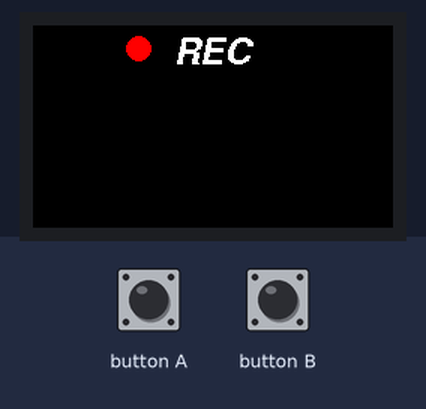
The sketch below on a simulated ESP32. On the bench: 240×135 colour display. Inputs (shaded band) come from the test bench.

Above: at 1.3 s.
1.4 s: button A pressed for 0.15 s
At 1.59 s:
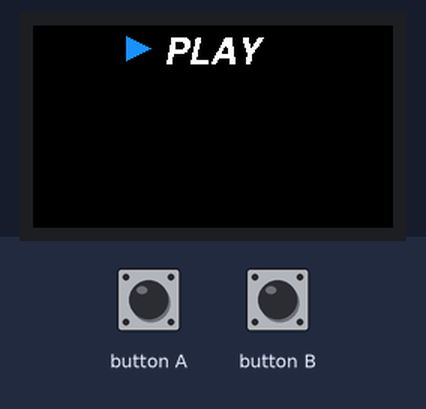
Timing chart, 0 to 4.4 s (numbered marks = the images above; inputs shaded):
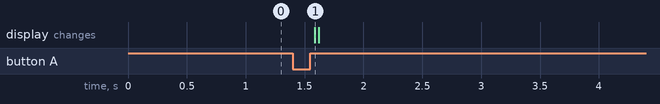

The sketch:

mic.ino
```cpp
#include <M5StickCPlus2.h>

static constexpr const size_t record_number     = 200;
static constexpr const size_t record_length     = 240;
static constexpr const size_t record_size       = record_number * record_length;
static constexpr const size_t record_samplerate = 44100;
static int16_t prev_y[record_length];
static int16_t prev_h[record_length];
static size_t rec_record_idx  = 2;
static size_t draw_record_idx = 0;
static int16_t *rec_data;

#define PIN_CLK  0
#define PIN_DATA 34

void setup(void) {
    auto cfg = M5.config();

    StickCP2.begin(cfg);
    StickCP2.Display.startWrite();
    StickCP2.Display.setRotation(1);
    StickCP2.Display.setTextDatum(top_center);
    StickCP2.Display.setTextColor(WHITE);
    StickCP2.Display.setFont(&fonts::FreeSansBoldOblique12pt7b);

    rec_data = (typeof(rec_data))heap_caps_malloc(record_size *

                                                      sizeof(int16_t),
                                                  MALLOC_CAP_8BIT);
    memset(rec_data, 0, record_size * sizeof(int16_t));
    StickCP2.Speaker.setVolume(255);

    /// Since the microphone and speaker cannot be used at the same time,
    // turn
    /// off the speaker here.
    StickCP2.Speaker.end();
    StickCP2.Mic.begin();

    StickCP2.Display.fillCircle(70, 15, 8, RED);
    StickCP2.Display.drawString("REC", 120, 3);
}

void loop(void) {
    StickCP2.update();

    if (StickCP2.Mic.isEnabled()) {
        static constexpr int shift = 6;
        auto data                  = &rec_data[rec_record_idx * record_length];
        if (StickCP2.Mic.record(data, record_length, record_samplerate)) {
            data = &rec_data[draw_record_idx * record_length];

            int32_t w = StickCP2.Display.width();
            if (w > record_length - 1) {
                w = record_length - 1;
            }
            for (int32_t x = 0; x < w; ++x) {
                StickCP2.Display.writeFastVLine(x, prev_y[x], prev_h[x],
                                                TFT_BLACK);
                int32_t y1 = (data[x] >> shift);
                int32_t y2 = (data[x + 1] >> shift);
                if (y1 > y2) {
                    int32_t tmp = y1;
                    y1          = y2;
                    y2          = tmp;
                }
                int32_t y = ((StickCP2.Display.height()) >> 1) + y1;
                int32_t h = ((StickCP2.Display.height()) >> 1) + y2 + 1 - y;
                prev_y[x] = y;
                prev_h[x] = h;
                StickCP2.Display.writeFastVLine(x, prev_y[x], prev_h[x], WHITE);
            }

            StickCP2.Display.display();
            StickCP2.Display.fillCircle(70, 15, 8, RED);
            StickCP2.Display.drawString("REC", 120, 3);
            if (++draw_record_idx >= record_number) {
                draw_record_idx = 0;
            }
            if (++rec_record_idx >= record_number) {
                rec_record_idx = 0;
            }
        }
    }

    if (StickCP2.BtnA.wasHold()) {
        auto cfg               = StickCP2.Mic.config();
        cfg.noise_filter_level = (cfg.noise_filter_level + 8) & 255;
        StickCP2.Mic.config(cfg);
        StickCP2.Display.clear();
        StickCP2.Display.fillCircle(70, 15, 8, GREEN);
        StickCP2.Display.drawString("NF:" + String(cfg.noise_filter_level), 120,
                                    3);

    } else if (StickCP2.BtnA.wasClicked()) {
        if (StickCP2.Speaker.isEnabled()) {
            StickCP2.Display.clear();
            while (StickCP2.Mic.isRecording()) {
                delay(1);
            }
            /// Since the microphone and speaker cannot be used at the same
            /// time, turn off the microphone here.
            StickCP2.Mic.end();
            StickCP2.Speaker.begin();

            StickCP2.Display.fillTriangle(70 - 8, 15 - 8, 70 - 8, 15 + 8,
                                          70 + 8, 15, 0x1c9f);
            StickCP2.Display.drawString("PLAY", 120, 3);
            int start_pos = rec_record_idx * record_length;
            if (start_pos < record_size) {
                StickCP2.Speaker.playRaw(&rec_data[start_pos],
                                         record_size - start_pos,
                                         record_samplerate, false, 1, 0);
            }
            if (start_pos > 0) {
                StickCP2.Speaker.playRaw(rec_data, start_pos, record_samplerate,
                                         false, 1, 0);
            }
            do {
                delay(1);
                StickCP2.update();
            } while (StickCP2.Speaker.isPlaying());

            /// Since the microphone and speaker cannot be used at the same
            /// time, turn off the speaker here.
            StickCP2.Speaker.end();
            StickCP2.Mic.begin();

            StickCP2.Display.clear();
            StickCP2.Display.fillCircle(70, 15, 8, RED);
            StickCP2.Display.drawString("REC", 120, 3);
        }
    }
}
```

Measured:
- after the input at 1.4 s, the display: changes after 0.18 s (image 1)
